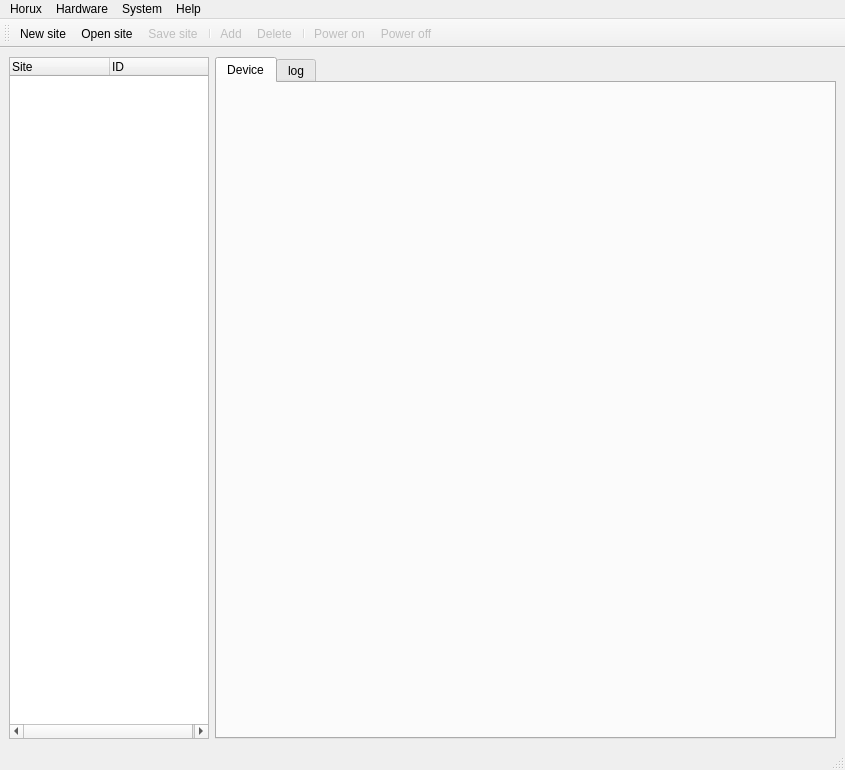
<ui version="4.0" >
 <class>MainWindow</class>
 <widget class="QMainWindow" name="MainWindow" >
  <property name="geometry" >
   <rect>
    <x>0</x>
    <y>0</y>
    <width>845</width>
    <height>770</height>
   </rect>
  </property>
  <property name="windowTitle" >
   <string>Horux Simul</string>
  </property>
  <widget class="QWidget" name="centralwidget" >
   <layout class="QGridLayout" >
    <item row="0" column="0" >
     <widget class="QTreeWidget" name="treeWidget" >
      <property name="maximumSize" >
       <size>
        <width>200</width>
        <height>16777215</height>
       </size>
      </property>
      <column>
       <property name="text" >
        <string>Site</string>
       </property>
      </column>
      <column>
       <property name="text" >
        <string>ID</string>
       </property>
      </column>
     </widget>
    </item>
    <item row="0" column="1" >
     <widget class="QTabWidget" name="tabWidget" >
      <property name="minimumSize" >
       <size>
        <width>590</width>
        <height>0</height>
       </size>
      </property>
      <property name="currentIndex" >
       <number>0</number>
      </property>
      <widget class="QWidget" name="device" >
       <attribute name="title" >
        <string>Device</string>
       </attribute>
       <widget class="QWidget" native="1" name="widget" >
        <property name="geometry" >
         <rect>
          <x>0</x>
          <y>0</y>
          <width>581</width>
          <height>601</height>
         </rect>
        </property>
        <property name="minimumSize" >
         <size>
          <width>0</width>
          <height>0</height>
         </size>
        </property>
        <widget class="QWidget" name="gridLayout" >
         <property name="geometry" >
          <rect>
           <x>10</x>
           <y>10</y>
           <width>571</width>
           <height>591</height>
          </rect>
         </property>
         <layout class="QGridLayout" />
        </widget>
       </widget>
      </widget>
      <widget class="QWidget" name="log" >
       <attribute name="title" >
        <string>log</string>
       </attribute>
       <layout class="QGridLayout" >
        <item row="0" column="0" colspan="3" >
         <widget class="QTextEdit" name="logText" >
          <property name="horizontalScrollBarPolicy" >
           <enum>Qt::ScrollBarAsNeeded</enum>
          </property>
          <property name="lineWrapMode" >
           <enum>QTextEdit::NoWrap</enum>
          </property>
          <property name="readOnly" >
           <bool>true</bool>
          </property>
          <property name="textInteractionFlags" >
           <set>Qt::NoTextInteraction</set>
          </property>
         </widget>
        </item>
        <item row="1" column="0" >
         <widget class="QPushButton" name="clearLog" >
          <property name="text" >
           <string>Clear</string>
          </property>
         </widget>
        </item>
        <item row="1" column="1" >
         <widget class="QLabel" name="label" >
          <property name="text" >
           <string>&lt;html>&lt;head>&lt;meta name="qrichtext" content="1" />&lt;style type="text/css">
p, li { white-space: pre-wrap; }
&lt;/style>&lt;/head>&lt;body style=" font-family:'Sans Serif'; font-size:9pt; font-weight:400; font-style:normal;">
&lt;p style=" margin-top:0px; margin-bottom:0px; margin-left:0px; margin-right:0px; -qt-block-indent:0; text-indent:0px;">&lt;span style=" font-weight:600; color:#0000ff;">Receive from Horux&lt;/span>&lt;/p>&lt;/body>&lt;/html></string>
          </property>
         </widget>
        </item>
        <item row="1" column="2" >
         <widget class="QLabel" name="label_2" >
          <property name="text" >
           <string>&lt;html>&lt;head>&lt;meta name="qrichtext" content="1" />&lt;style type="text/css">
p, li { white-space: pre-wrap; }
&lt;/style>&lt;/head>&lt;body style=" font-family:'Sans Serif'; font-size:9pt; font-weight:400; font-style:normal;">
&lt;p style=" margin-top:0px; margin-bottom:0px; margin-left:0px; margin-right:0px; -qt-block-indent:0; text-indent:0px;">&lt;span style=" font-weight:600; color:#008000;">Send to Horux&lt;/span>&lt;/p>&lt;/body>&lt;/html></string>
          </property>
         </widget>
        </item>
       </layout>
      </widget>
     </widget>
    </item>
   </layout>
  </widget>
  <widget class="QMenuBar" name="menubar" >
   <property name="geometry" >
    <rect>
     <x>0</x>
     <y>0</y>
     <width>845</width>
     <height>34</height>
    </rect>
   </property>
   <widget class="QMenu" name="menuHorux" >
    <property name="title" >
     <string>Horux</string>
    </property>
    <addaction name="actionNew_site" />
    <addaction name="actionOpen_site" />
    <addaction name="actionClose_site" />
    <addaction name="separator" />
    <addaction name="actionSave_site" />
    <addaction name="actionSave_as" />
    <addaction name="separator" />
    <addaction name="actionQuit" />
   </widget>
   <widget class="QMenu" name="menuHardware" >
    <property name="title" >
     <string>Hardware</string>
    </property>
    <addaction name="actionAdd" />
    <addaction name="actionDelete" />
   </widget>
   <widget class="QMenu" name="menuHelp" >
    <property name="title" >
     <string>Help</string>
    </property>
    <addaction name="actionAbout" />
   </widget>
   <widget class="QMenu" name="menuSystem" >
    <property name="title" >
     <string>System</string>
    </property>
    <addaction name="actionStart" />
    <addaction name="actionStop" />
    <addaction name="separator" />
   </widget>
   <addaction name="menuHorux" />
   <addaction name="menuHardware" />
   <addaction name="menuSystem" />
   <addaction name="menuHelp" />
  </widget>
  <widget class="QStatusBar" name="statusbar" />
  <widget class="QToolBar" name="toolBar" >
   <property name="windowTitle" >
    <string>toolBar</string>
   </property>
   <attribute name="toolBarArea" >
    <enum>TopToolBarArea</enum>
   </attribute>
   <attribute name="toolBarBreak" >
    <bool>false</bool>
   </attribute>
   <addaction name="actionNew_site" />
   <addaction name="actionOpen_site" />
   <addaction name="actionSave_site" />
   <addaction name="separator" />
   <addaction name="actionAdd" />
   <addaction name="actionDelete" />
   <addaction name="separator" />
   <addaction name="actionStart" />
   <addaction name="actionStop" />
  </widget>
  <action name="actionNew_site" >
   <property name="icon" >
    <iconset resource="application.qrc" >:/images/14_layer_newlayer.png</iconset>
   </property>
   <property name="text" >
    <string>New site...</string>
   </property>
  </action>
  <action name="actionOpen_site" >
   <property name="icon" >
    <iconset resource="application.qrc" >:/images/folder.png</iconset>
   </property>
   <property name="text" >
    <string>Open site...</string>
   </property>
  </action>
  <action name="actionClose_site" >
   <property name="enabled" >
    <bool>false</bool>
   </property>
   <property name="text" >
    <string>Close site</string>
   </property>
  </action>
  <action name="actionSave_site" >
   <property name="enabled" >
    <bool>false</bool>
   </property>
   <property name="icon" >
    <iconset resource="application.qrc" >:/images/filesave.png</iconset>
   </property>
   <property name="text" >
    <string>Save site</string>
   </property>
  </action>
  <action name="actionSave_as" >
   <property name="enabled" >
    <bool>false</bool>
   </property>
   <property name="text" >
    <string>Save as...</string>
   </property>
  </action>
  <action name="actionQuit" >
   <property name="text" >
    <string>Quit</string>
   </property>
  </action>
  <action name="actionHorux_Simul_help" >
   <property name="text" >
    <string>Horux Simul help...</string>
   </property>
  </action>
  <action name="actionImport_site" >
   <property name="text" >
    <string>Import site...</string>
   </property>
  </action>
  <action name="actionAdd" >
   <property name="enabled" >
    <bool>false</bool>
   </property>
   <property name="icon" >
    <iconset resource="application.qrc" >:/images/db_add.png</iconset>
   </property>
   <property name="text" >
    <string>Add...</string>
   </property>
  </action>
  <action name="actionDelete" >
   <property name="enabled" >
    <bool>false</bool>
   </property>
   <property name="icon" >
    <iconset resource="application.qrc" >:/images/db_remove.png</iconset>
   </property>
   <property name="text" >
    <string>Delete</string>
   </property>
  </action>
  <action name="actionModify" >
   <property name="enabled" >
    <bool>false</bool>
   </property>
   <property name="text" >
    <string>Modify...</string>
   </property>
  </action>
  <action name="actionRun" >
   <property name="text" >
    <string>Start</string>
   </property>
  </action>
  <action name="actionStart" >
   <property name="enabled" >
    <bool>false</bool>
   </property>
   <property name="icon" >
    <iconset resource="application.qrc" >:/images/player_play.png</iconset>
   </property>
   <property name="text" >
    <string>Power on</string>
   </property>
  </action>
  <action name="actionStop" >
   <property name="enabled" >
    <bool>false</bool>
   </property>
   <property name="icon" >
    <iconset resource="application.qrc" >:/images/player_stop.png</iconset>
   </property>
   <property name="text" >
    <string>Power off</string>
   </property>
  </action>
  <action name="actionAbout" >
   <property name="text" >
    <string>About...</string>
   </property>
  </action>
 </widget>
 <resources>
  <include location="application.qrc" />
 </resources>
 <connections>
  <connection>
   <sender>clearLog</sender>
   <signal>clicked()</signal>
   <receiver>logText</receiver>
   <slot>clear()</slot>
   <hints>
    <hint type="sourcelabel" >
     <x>254</x>
     <y>661</y>
    </hint>
    <hint type="destinationlabel" >
     <x>493</x>
     <y>363</y>
    </hint>
   </hints>
  </connection>
 </connections>
</ui>
